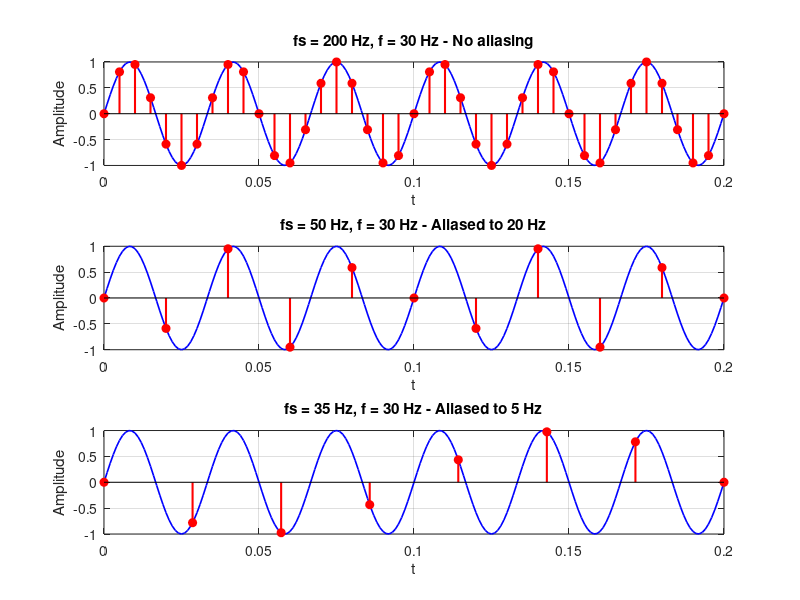

Here is the MATLAB script that generated this plot:
f = 30;
t = 0:0.001:0.2;
x = sin(2*pi*f*t);

fs_list = [200, 50, 35];

figure;
for k = 1:3
    fn = fs_list(k);
    tn = 0:1/fn:0.2;
    xn = sin(2*pi*f*tn);

    subplot(3,1,k);
    plot(t,x,'b','LineWidth',1.2); hold on;
    stem(tn,xn,'r','LineWidth',1.5,'filled');

    if fn >= 2*f
        f_app = f;
        status = 'No aliasing';
    else
        f_app = abs(f - fn);
        status = ['Aliased to ' num2str(f_app) ' Hz'];
    end

    title(['fs = ' num2str(fn) ' Hz, f = ' num2str(f) ' Hz - ' status]);
    xlabel('t'); ylabel('Amplitude'); grid on;
end
